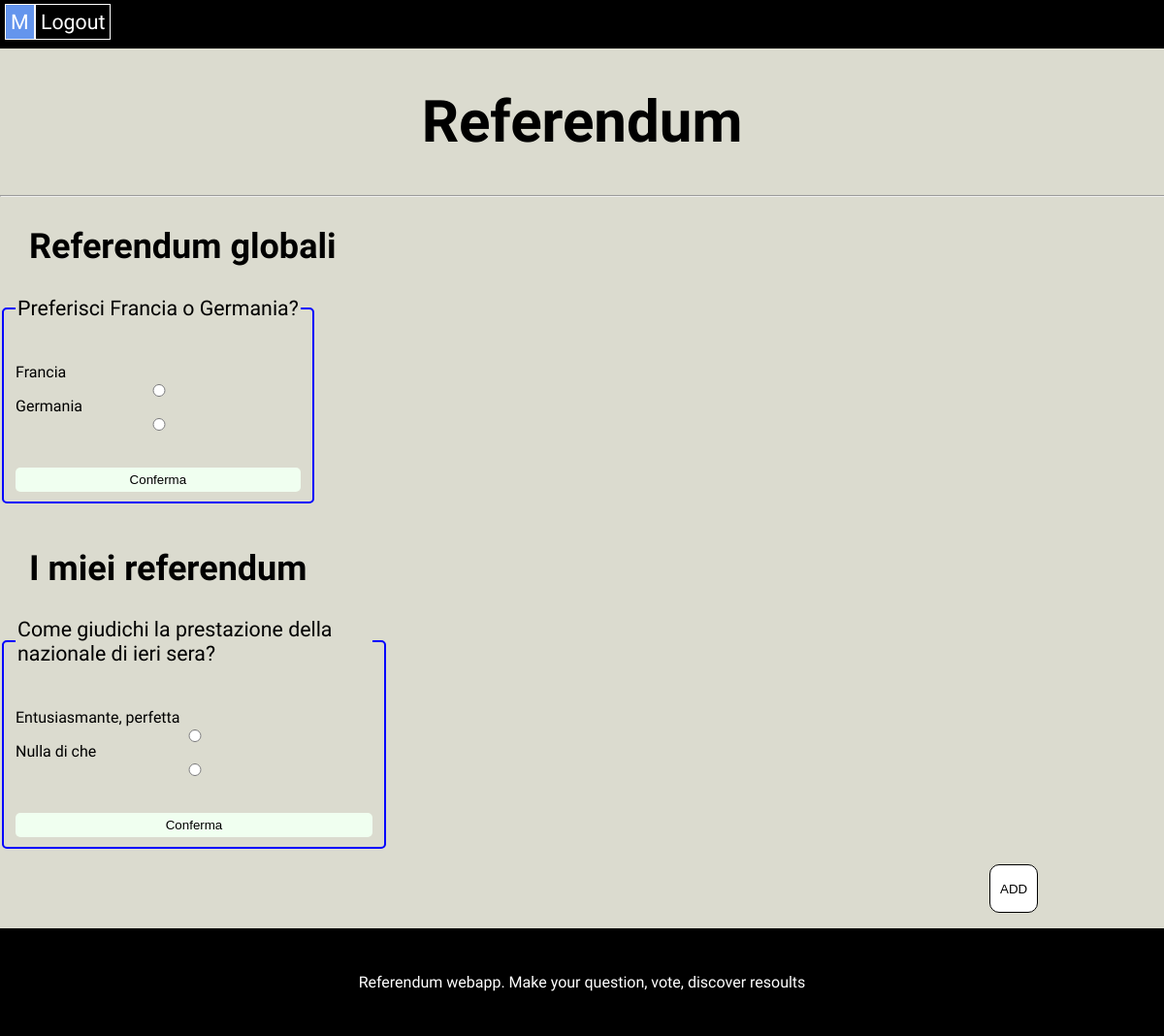
The page /home (signed in) on the database as committed earlier.
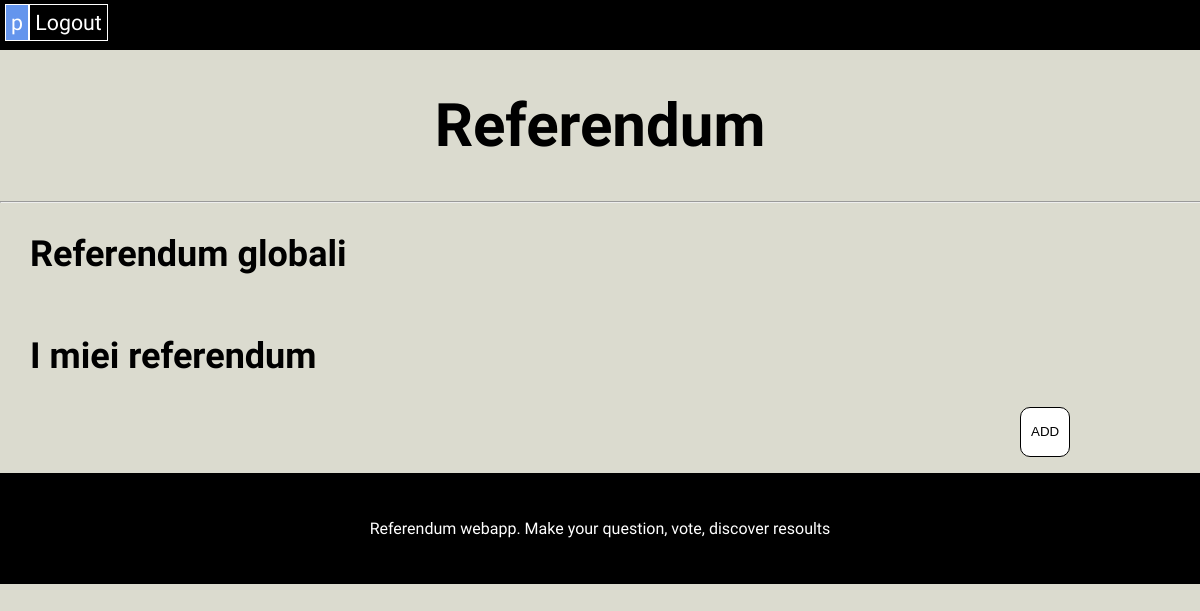
The same page on the database as committed later.
### website/models.py (models this page shows)
class User(db.Model,UserMixin):
    id = db.Column(db.Integer, primary_key=True)
    name = db.Column(db.String(150), unique=True)
    password = db.Column(db.String(150))
    refs = db.relationship('Refs')

class Refs(db.Model):
    id = db.Column(db.Integer,primary_key=True)
    question = db.Column(db.String(200))
    fAnsw = db.Column(db.String(200))
    sAnsw = db.Column(db.String(200))
    fVote = db.Column(db.Integer, default=0)
    sVote = db.Column(db.Integer, default=0)
    voters = db.Column(db.String(10000), default="#")
    user_name = db.Column(db.String(200), db.ForeignKey('user.name'))

### website/views.py (the view, shortened to what this page needs)
@views.route("/", methods=["GET", "POST"])
@views.route("/home", methods=["GET", "POST"])
@login_required
def home():
    selected=0
    return render_template("home.html", user=current_user, datas=Refs.query)

### website/__init__.py (called while the page is built)
def create_app():
    app = Flask(__name__,static_url_path='/static')
    app.config['SECRET_KEY'] = "referendumkey"
    app.config['SQLALCHEMY_DATABASE_URI'] = f'sqlite:///{DB_NAME}'
    app.config['SQLALCHEMY_TRACK_MODIFICATIONS']=False
    db.init_app(app)
    from .auth import auth
    from .views import views
    app.register_blueprint(auth, url_prefix='/')
    app.register_blueprint(views, url_prefix='/')
    from .models import Refs, User
    create_database(app)
    login_manager = LoginManager()
    login_manager.login_view = 'auth.login'
    login_manager.init_app(app)
    @login_manager.user_loader
    def load_user(id):
        return User.query.get(int(id))
    return app

### website/templates/home.html (shortened to what this page needs)
{% extends "base.html" %}
{% block extra %}
<link rel="stylesheet" type="text/css" href="{{url_for('static', filename='homeStyle.css')}}">
{% endblock %}
{% block pageContent %}
<div class="barra">
    <a class="activeU">{{ user.name[0] }}</a>
    <a class="out" href="/logout">Logout</a>
</div>
<h1 class="title">Referendum</h1>
<hr class="separator">
<div>
<h2 class="intestation">Referendum globali</h2>
<div class="cont">
{% for element in range(1,datas.count()+1) %}
    {% if datas.filter_by(id=element).first().user_name != user.name  %}
    <form method="post">
        <fieldset style="border:{% if '#'+user.name+'#' in datas.filter_by(id=element).first().voters %}#f00 solid 2px {% else %}#00f solid 2px{% endif %};" class="fild">
            <legend>{{ datas.filter_by(id=element).first().question }}</legend>
            <br><br>
            {{ datas.filter_by(id=element).first().fAnsw }} <input type="radio" name="opt" value="fa{{ element }}"/>
            {{ datas.filter_by(id=element).first().sAnsw }}<input type="radio" name="opt" value="sa{{ element }}"/>
            <br><br>
            {% if '#'+user.name+'#' not in datas.filter_by(id=element).first().voters %}
            <button type="submit" id="ans">Conferma</button>
            {% endif %}
        </fieldset>
    </form>
    {% endif %}
{% endfor %}
</div>
<h2 class="intestation">I miei referendum</h2>
<div class="cont">
{% for element in range(1,datas.count()+1) %}
    {% if datas.filter_by(id=element).first().user_name == user.name  %}
    <form method="post">
        <fieldset style="border:{% if '#'+user.name+'#' in datas.filter_by(id=element).first().voters %}#f00 solid 2px {% else %}#00f solid 2px{% endif %};" class="fild">
            <legend>{{ datas.filter_by(id=element).first().question }}</legend>
            <br><br>
            {{ datas.filter_by(id=element).first().fAnsw }} <input type="radio" name="opt" value="fa{{ element }}"/>
            {{ datas.filter_by(id=element).first().sAnsw }}<input type="radio" name="opt" value="sa{{ element }}"/>
            <br><br>
            {% if '#'+user.name+'#' not in datas.filter_by(id=element).first().voters %}
            <button type="submit" id="ans">Conferma</button>
            {% endif %}
        </fieldset>
    </form>
    {% endif %}
{% endfor %}
</div>
</div>
<form action="{{ url_for('views.create') }}" class="formClass">
    <button  class="create" type="submit">ADD</button>
</form>
{% endblock %}

### website/templates/base.html (shortened to what this page needs)
<!DOCTYPE html lang="en">
<html>
    <head>
        <link rel="stylesheet" type="text/css" href="{{ url_for('static', filename='style.css') }}">
        {% block extra %}{% endblock %}
    </head>
    <body>
        {% block pageContent %}
        {% endblock %}
        <div class="end">
            <p class="text">Referendum webapp. Make your question, vote, discover resoults</p>
        </div>
    </body>
</html>

### website/static/style.css (style rules this page uses)
body { background-color:rgb(219, 219, 207); font-family:'Recursive',sans-serif; margin: 0; padding: 0; }
.end { background-color: black; text-align: center; padding: 30px; position: relative; }
.text { font-weight:400; text-align: center; color: white; }

### website/static/homeStyle.css (style rules this page uses)
.title { text-indent: center; text-align: center; font-weight: 700; font-size: 45pt; }
.barra { background-color: black; padding: 0; margin: 0; height: 50px; }
.separator { width: 100%; color: #a39f95; size: 4; }
.intestation { font-size: 27pt; margin-left: 30px; }
.create { font-size:15t; padding:10px; }
.formClass { display: flex; }
.create { justify-content: flex-end; border:1px black solid; border-radius: 10px; background-color: white; color: black; height: 50px; width: 50px; margin-left: 85%; }
.barra { padding: 0; background-color: black; color: blanchedalmond; font-size: 16pt; }
.out,.out:link, .out:visited, .out:hover, .out:active, .activeU { text-decoration: none; color:white; padding:5px; border:1px #fff solid; position: relative; top:20%; }
.activeU { background-color: cornflowerblue; left:5px; }

Rows that differ between the two databases and show on the page:
removed Refs: filter_by "Preferisci Francia o Germania?", filter_by "Francia", filter_by "Germania"
removed Refs: filter_by "Come giudichi la prestazione della nazionale di ieri sera?", filter_by "Entusiasmante, perfetta", filter_by "Nulla di che"
changed User: name "M" → "p"
Other text that changed with them:
list line gone: "☐ ☐ Conferma"
